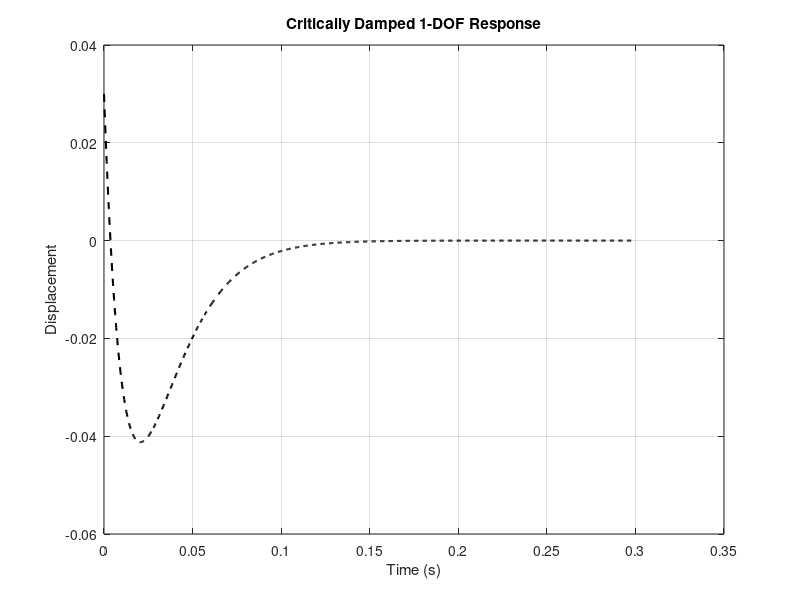

Write MATLAB code to recreate this figure.
% Plot of a 1 DOF critically damped with given initial conditions. The goal
% is to show the typical critically damped response of the system. Super
% simple due to the constants of the system being pre-determined with the
% given problem initial conditions.

clear; clc;

t = linspace(0,0.3,1000); % time vector definition
x = (0.03 - 8.225*t).*exp(-59.16*t); % position response

figure;
plot(t,x,'k--','LineWidth',1.5);
grid on;
xlabel('Time (s)');
ylabel('Displacement');
title('Critically Damped 1-DOF Response');
